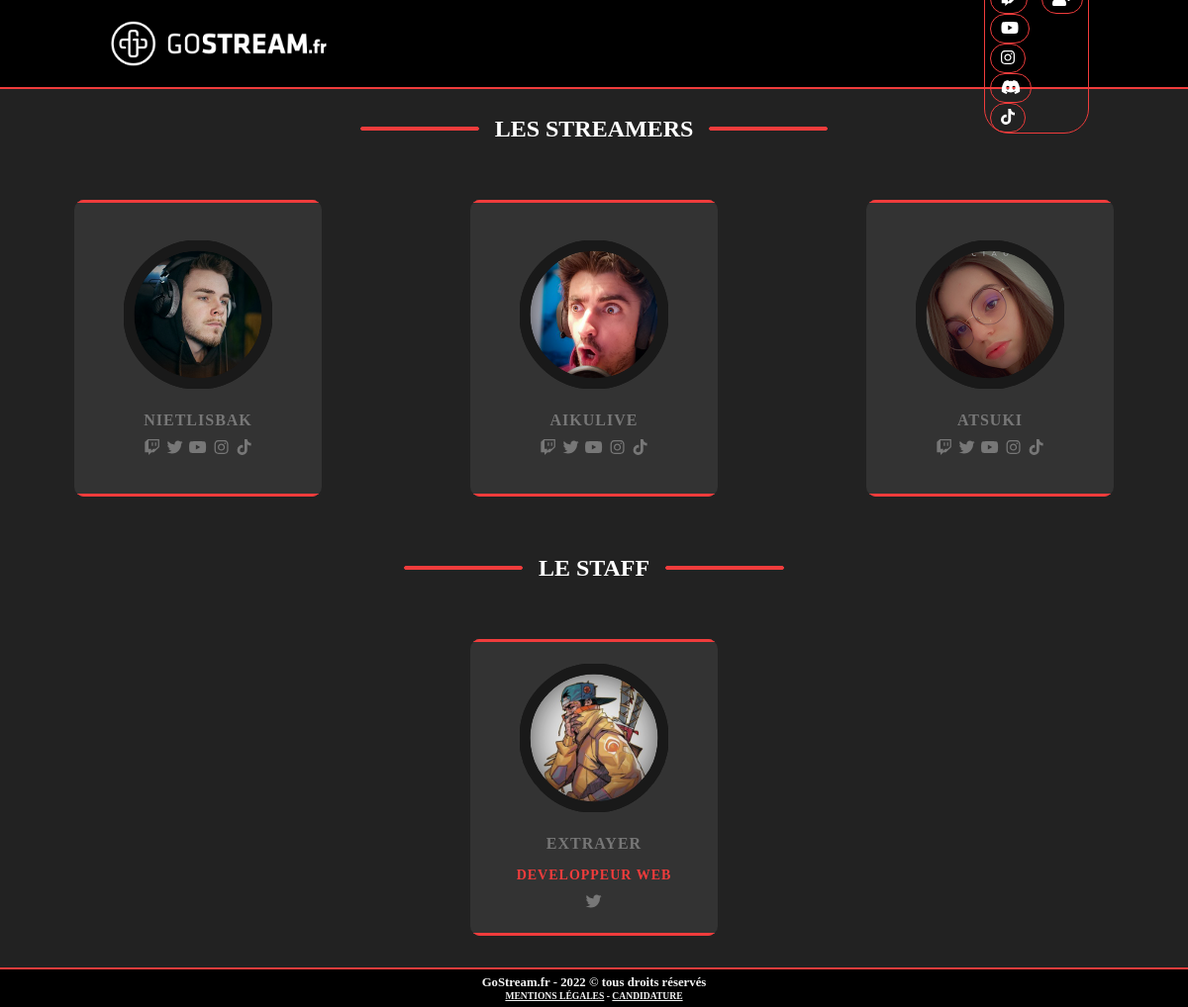
Page /equipe/ on the committed database.
### equipe/models.py (models this page shows, shortened)
class Streamer(models.Model):
    name = models.CharField(max_length=64)
    twitch = models.CharField(max_length=256,blank = True)
    youtube = models.CharField(max_length=256,blank = True)
    twitter = models.CharField(max_length=256,blank = True)
    instagram = models.CharField(max_length=256,blank = True)
    tiktok = models.CharField(max_length=256,blank = True)
    other = models.CharField(max_length=256,blank = True)
    pp = models.ImageField(upload_to='streamers', blank = True, null= True)

class Equipe(models.Model):
    name = models.CharField(max_length=64)
    role = models.CharField(max_length=128)
    twitch = models.CharField(max_length=256,blank = True)
    youtube = models.CharField(max_length=256,blank = True)
    twitter = models.CharField(max_length=256,blank = True)
    instagram = models.CharField(max_length=256,blank = True)
    tiktok = models.CharField(max_length=256,blank = True)
    other = models.CharField(max_length=256,blank = True)
    pp = models.ImageField(upload_to='equipes', blank = True, null= True)

### equipe/views.py (the view)
# urls.py: path('equipe/', equipe, name='equipe'),
def equipe(request):
    streamers = Streamer.objects.all()
    equipes = Equipe.objects.all()
    return render(request,'equipe/index.html', context={'streamers':streamers,'equipes':equipes})

### equipe/templates/equipe/index.html (shortened to what this page needs)
{% extends 'base.html' %}
{% load static %}
{% block head %}
    <link rel="stylesheet" type="text/css" href="{% static 'css/equipe/index.css' %}">
{% endblock %}
{% block content %}
<content>
    <div class="titre">
        <hr class="bar-left" color=#F03C3C>
        <h1>LES STREAMERS</h1>
        <hr class="bar-right" color=#F03C3C>
    </div>
    <div class="container">
        {% for streamer in streamers %}
        <div class="card">
            <hr class="bar-top" color=#F03C3C>
            <div class="box">
                <div class="percent" style=" background-image: url({{ streamer.pp.url }});background-size: 100%;">
                    <svg>
                        <circle cx = "70" cy = "70" r="70"></circle>
                        <circle cx = "70" cy = "70" r="70"></circle>
                    </svg>
                </div>
                <h2 class="text">{{ streamer.name }}</h2>
                <div>
                    {% if streamer.twitch %}
                    <a target="_blank" href="{{ streamer.twitch }}"><i id="icon" class="fab fa-twitch"></i></a>
                    {% endif %}
                    {% if streamer.twitter %}
                    <a target="_blank" href="{{ streamer.twitter }}"><i id="icon" class="fab fa-twitter"></i></a>
                    {% endif %}
                    {% if streamer.youtube %}
                    <a target="_blank" href="{{ streamer.youtube }}"><i id="icon" class="fab fa-youtube"></i></a>
                    {% endif %}
                    {% if streamer.instagram %}
                    <a target="_blank" href="{{ streamer.instagram }}"><i id="icon" class="fab fa-instagram"></i></a>
                    {% endif %}
                    {% if streamer.tiktok %}
                    <a target="_blank" href="{{ streamer.tiktok }}"><i id="icon" class="fab fa-tiktok"></i></a>
                    {% endif %}
                </div>
            </div>
            <hr class="bar-bot" color=#F03C3C>
        </div>
        {% endfor %}
    </div>
    <div class="titre">
        <hr class="bar-left" color=#F03C3C>
        <h1>LE STAFF</h1>
        <hr class="bar-right" color=#F03C3C>
    </div>
    <div class="container">
        {% for equipe in equipes %}
        <div class="card">
            <hr class="bar-top" color=#F03C3C>
            <div class="box">
                <div class="percent" style=" background-image: url({{ equipe.pp.url }});background-size: 100%;">
                    <svg>
                        <circle cx = "70" cy = "70" r="70"></circle>
                        <circle cx = "70" cy = "70" r="70"></circle>
                    </svg>
                </div>
                <h2 class="text">{{ equipe.name }}</h2>
                <h1 class="role">{{ equipe.role }}</h1>
                <div>
                    {% if equipe.twitter %}
                    <a target="_blank" href="{{ equipe.twitter }}"><i id="icon" class="fab fa-twitter"></i></a>
                    {% endif %}
                </div>
            </div>
            <hr class="bar-bot" color=#F03C3C>
        </div>
        {% endfor %}
    </div>
</content>
{% endblock %}

### static/css/navbar.css (style rules this page uses)
* { margin: 0; padding: 0; box-sizing: border-box; font-family: 'Klavika'; }

### equipe/static/css/equipe/index.css (style rules this page uses)
* { margin: 0; padding: 0; box-sizing: border-box; font-family: 'Klavika'; }
body { background-color: #222; }
content { display: flex; flex-direction: column; padding-top: 90px; background-color: #222; min-height: 95vh; }
.titre { display: flex; align-items: center; justify-content: center; width: 100%; height: 5em; }
.titre .bar-right { margin-left: 1em; border-radius: 1em; height: 0.2em; width: 10%; }
.titre .bar-left { margin-right: 1em; border-radius: 1em; height: 0.2em; width: 10%; }
.titre h1 { font-size: 1.5em; text-align: center; color: white; }
.container { display: flex; justify-content: space-around; flex-wrap: wrap; }
.container .card { margin: 2em; width: 250px; height: 300px; background: #333; display: flex; flex-direction: column; justify-content: space-between; align-items: center; border-radius: 10px; text-align: center; overflow: hidden; transition: 0.5s; }
.container .card .box { display: flex; justify-content: center; flex-direction: column; align-items: center; }
.container .card .bar-top { align-self: flex-start; width: 100%; height: 0.2em; }
.container .card .bar-bot { align-self: flex-end; height: 0.2em; width: 100%; }
.percent { width: 150px; height: 150px; border-radius: 50%; box-shadow: inset 0 0 50px #000; background: #222; z-index: 100; }
svg { position: relative; width: 150px; height: 150px; z-index: 101; }
.text { color: #777; margin-top: 23px; font-weight: 700; font-size: 16px; letter-spacing: 1px; text-transform: uppercase; transition: 0.5s; }
.role { color: #F03C3C; margin-top: 15px; font-weight: 700; font-size: 14px; letter-spacing: 1px; text-transform: uppercase; transition: 0.5s; }
.card #icon { color : #777; transition: 0.5s; margin-top: 10px; width: 1.2em; }

### rows in the picture
Streamer: pp (picture), name "NIETLISBAK"
Streamer: pp (picture), name "AIKULIVE"
Streamer: pp (picture), name "ATSUKI"
Equipe: pp (picture), name "EXTRAYER", role "DEVELOPPEUR WEB"
